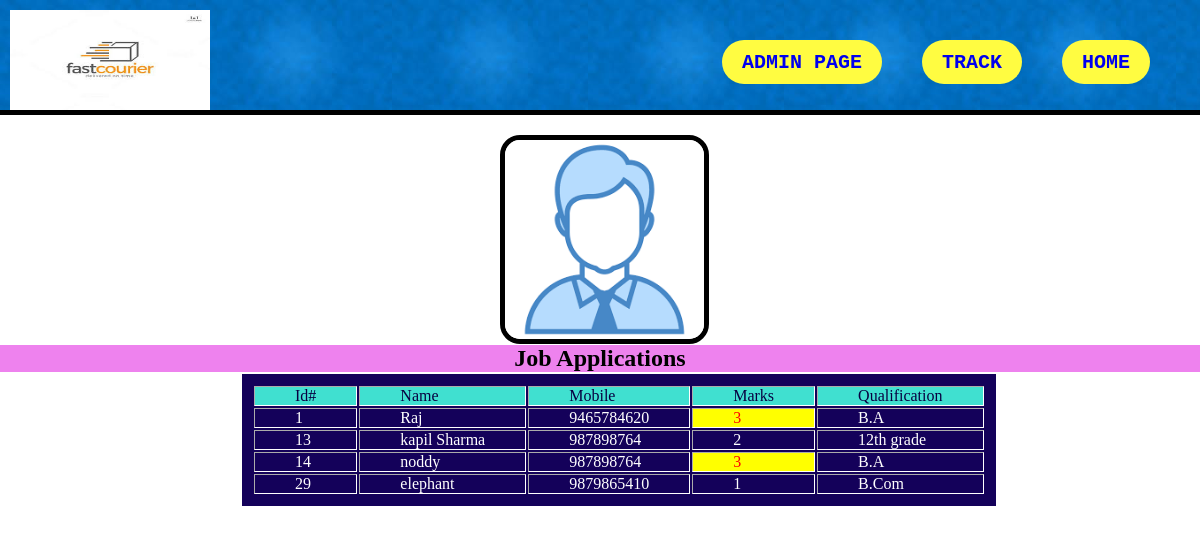
The page /application.php on the database its author committed.
### tables this page shows
CREATE TABLE `application` (
  `id` int(3) NOT NULL,
  `name` varchar(20) NOT NULL,
  `mobile` bigint(10) NOT NULL,
  `address` varchar(50) NOT NULL,
  `marks` int(2) NOT NULL,
  `qualification` varchar(20) NOT NULL
);

### application.php (the view, shortened to what this page needs)
<!DOCTYPE html>
<html lang="en">
<head>
    <link rel="stylesheet" href="courier.css">
</head>
<body>
    <header>
        <div class="heading">
        <nav>
          <ul>
        <div class="logo">
          <img src="logo2.jfif">
        </div>
        <div id="search">
        </div>
                  <li><a href="home.php">Home </a></li>
                  <li><a href="track.php">TRACK</a></li>
                  <li><a href="admin_portal.php">Admin Page</a></li>
                </ul>
                </nav>
            </div>
              </header>
    <div class="admin-img">
        <img src="adminimg.png" alt="admin-img">
    </div>
    <h2 style="background-color: violet; text-align: center;">Job Applications</h2>
<?php
$conn = mysqli_connect("localhost","root","","iwprj");
$sql = "SELECT * FROM application";
$result = mysqli_query($conn,$sql);
$num = mysqli_num_rows($result);
if($num>0)
{
?>
    <table border="2" id="tracktbl">
        <tr style="background-color: turquoise; color: rgb(7, 0, 65);">
            <td>Id#</td>
            <td>Name</td>
            <td>Mobile</td>
            <td>Marks</td>
            <td>Qualification</td>
        </tr>
    <?php
    while($row = mysqli_fetch_assoc($result))
    {
    ?>
        <tr>
            <td><?php  echo $row['id'] ?></td>
            <td><?php  echo $row['name'] ?></td>
            <td><?php  echo $row['mobile'] ?></td>
            <?php  if($row['marks'] == 3){
                echo "<td style='background-color:yellow; color:red'>".$row['marks'];
            }else{
                echo "<td>".$row['marks'];
            } ?></td>
            <td><?php  echo $row['qualification'] ?></td>
        </tr>
    <?php
    }
    ?>
    </table>
<?php
}
else{
    echo "nothong to display!";
}
?>
</body>
</html>

### courier.css (style rules this page uses)
* { margin: 0px; padding: 0px; }
.heading li { background-color: rgb(255, 252, 65); margin: 40px 20px; border-radius: 25px; }
.heading { width: 100%; overflow:hidden; height: 110px; }
.logo img { float: left; padding: 10px 10px 10px 10px; border-radius: 0%; width: 200px; }
#search { float: right; padding-left: 15px; padding-right: 15px; margin-top: 2px; border-radius: 10px; height: 25px; }
header { background-color: #0e9db9f1; background-image: url('background4.jfif'); border-radius: 0px; background-size: contain; color: white; font-size: 20px; border-bottom: #000000 5px solid; position: sticky; }
header a { font-weight: bold; text-decoration: none; font-size:20px; text-transform: uppercase; font-family: 'Courier New', Courier, monospace; }
header li { float: right; display: inline; padding:10px 20px 10px 20px; }
header img { width:400px; height: 100px; padding: 0px 10px 0px 5px; }

### application.php (style rules this page uses)
* { margin: 0px; padding: 0px; }
.admin-img { height: 200px; width: 200px; align-items: center; margin: auto; }
.admin-img img { margin-top: 20px; height:199px; width:199px; border:5px solid black; border-radius: 20px; }
#tracktbl { background-color: rgb(20, 1, 90); color: rgb(255, 255, 255); border: solid 2px white; padding-left: 10px; padding-right: 10px; padding-top: 10px; padding-bottom: 10px; margin-left: 20%; }
#tracktbl tr td { margin-left: 5px; margin-right: 5px; padding-left: 40px; padding-right: 40px; }

### rows shown on the page
application: id "1", name "Raj", mobile "9465784620", marks "3", qualification "B.A"
application: id "13", name "kapil Sharma", mobile "987898764", marks "2", qualification "12th grade"
application: id "14", name "noddy", mobile "987898764", marks "3", qualification "B.A"
application: id "29", name "elephant", mobile "9879865410", marks "1", qualification "B.Com"
